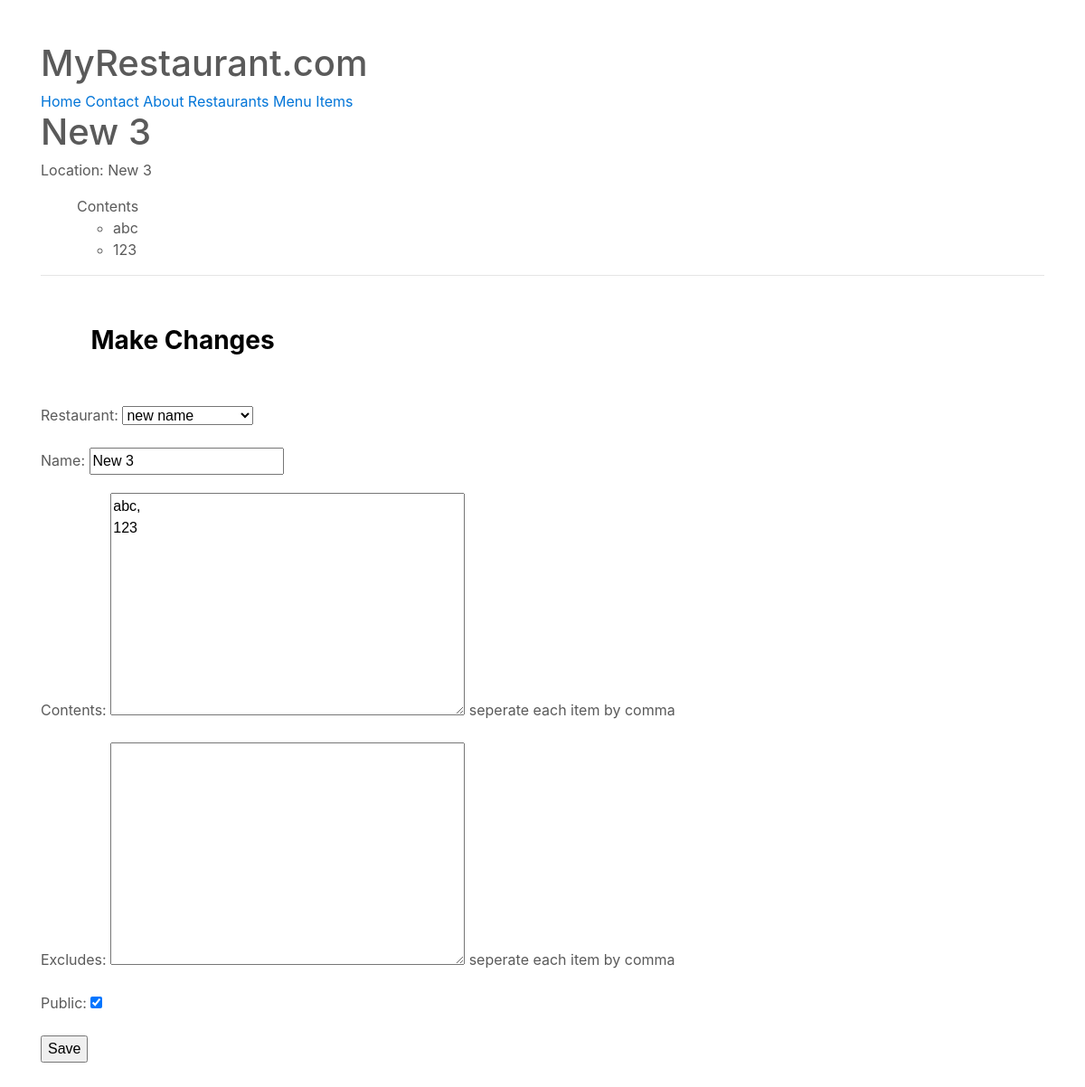
Before: /items/3/ (signed in) with the older database file.
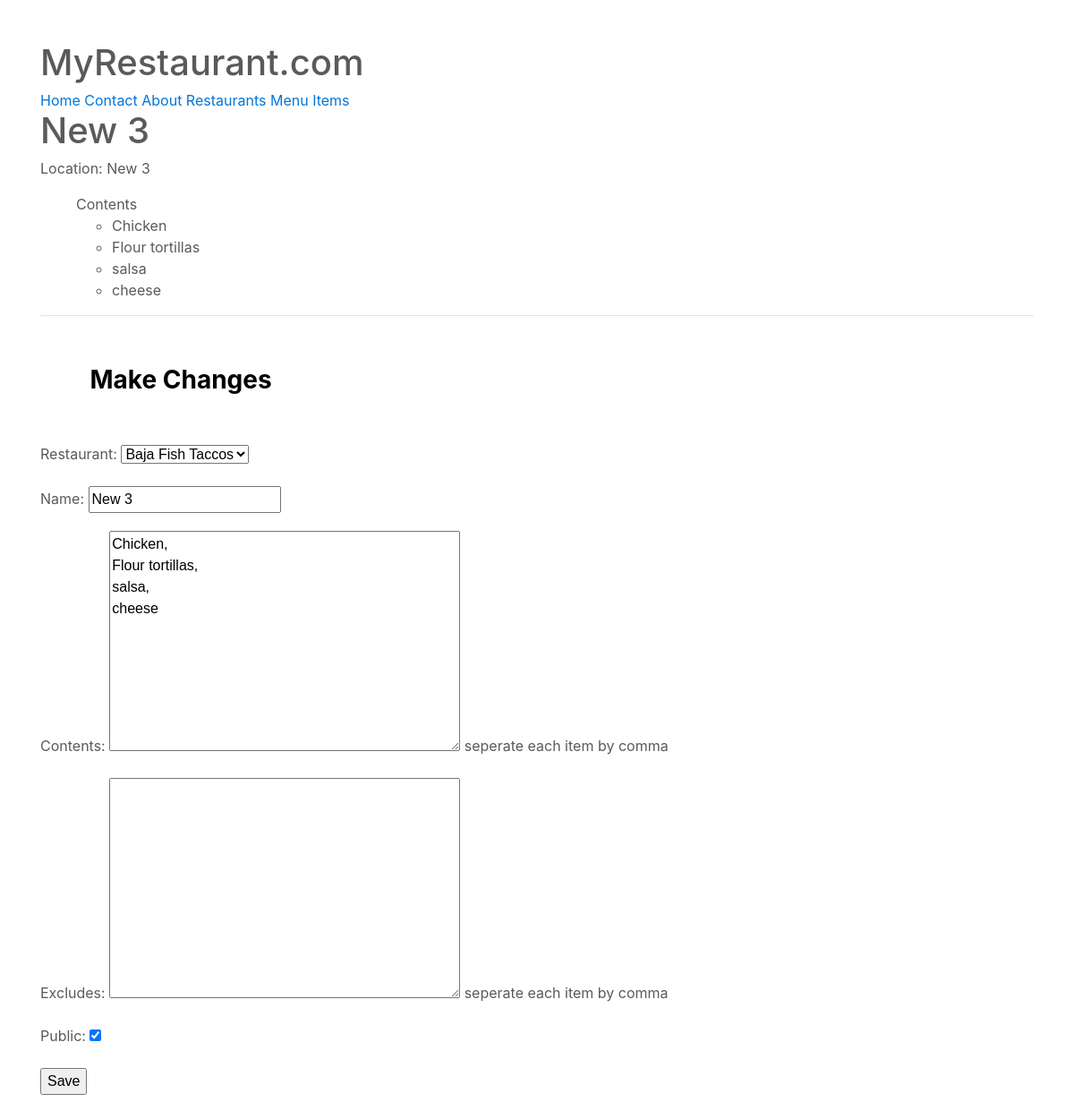
After: the same page with the newer database file.
### menus/models.py (models this page shows, shortened)
class Item(models.Model):
	user 			= models.ForeignKey(User)
	restaurant		= models.ForeignKey(RestaurantLocation)
	name			= models.CharField(max_length=120)
	contents		= models.TextField(help_text='seperate each item by comma')
	excludes		= models.TextField(blank=True, null=True, help_text='seperate each item by comma')
	public			= models.BooleanField(default=True)
	timestamp		= models.DateTimeField(auto_now_add=True)
	updated			= models.DateTimeField(auto_now=True)
	class Meta:
		ordering = ['-updated', '-timestamp']
	def get_contents(self):
		return self.contents.split(",")

### menus/views.py (the view)
# urls.py: url(r'^(?P<pk>\d+)/$', ItemUpdateView.as_view(), name='detail'),
class ItemUpdateView(LoginRequiredMixin, UpdateView):
	form_class = ItemForm
	template_name = 'menus/detail-update.html'
	def get_queryset(self):
		return Item.objects.filter(user=self.request.user)
	def get_context_data(self, *args, **kwargs):
		context = super(ItemUpdateView, self).get_context_data(*args, **kwargs)
		context['title'] = 'Update Item'
		return context
	def get_form_kwargs(self):
		kwargs = super(ItemUpdateView, self).get_form_kwargs()
		kwargs['user'] = self.request.user
		return kwargs

### menus/forms.py
class ItemForm(forms.ModelForm):
	class Meta:
		model = Item
		fields = [
			'restaurant',
			'name',
			'contents',
			'excludes',
			'public',
		]
	def __init__(self, user=None, *args, **kwargs):
		print(user)
		super(ItemForm, self).__init__(*args, **kwargs)
		self.fields['restaurant'].queryset = RestaurantLocation.objects.filter(owner=user)#.exclude(item__isnull=False)

### restaurants/models.py (called while the page is built)
	def get_queryset(self): #RestaurantLocation.objects.search()
		return RestaurantLocationQuerySet(self.model, using=self._db)

	def __str__(self):
		return self.name

### menus/templates/menus/detail-update.html (shortened to what this page needs)
{% extends "base.html" %}
{% block content %}
<h1>{{ form.instance.name }}</h1>
<p>Location: {{ form.instance.name }}</p>
<ul>
	{% if form.instance.contents %}
	Contents
		<ul>
		{% for item in form.instance.get_contents %}
			<li>{{ item }}</li>
		{% endfor %}
		</ul>
	{% endif %}
</ul>
<hr/>
<h3>Make Changes</h3>
{% include 'snippets/form-snippet.html' with form=form %}
{% endblock %}

### templates/snippets/form-snippet.html (shortened to what this page needs)
{% block content %}
<form method='POST'>{% csrf_token %}
	{{ form.as_p }}
	<button type='submit'>Save</button>
</form>
{% endblock %}

Changed rows visible on the page:
changed Item "New 3": restaurant "new name" → "Baja Fish Taccos"; contents "abc, 123" → "Chicken, Flour tortillas, salsa, cheese"
Other visible differences:
new list line: "Chicken"
new list line: "Flour tortillas"
new list line: "salsa"
new list line: "cheese"
list line gone: "abc"
list line gone: "123"
